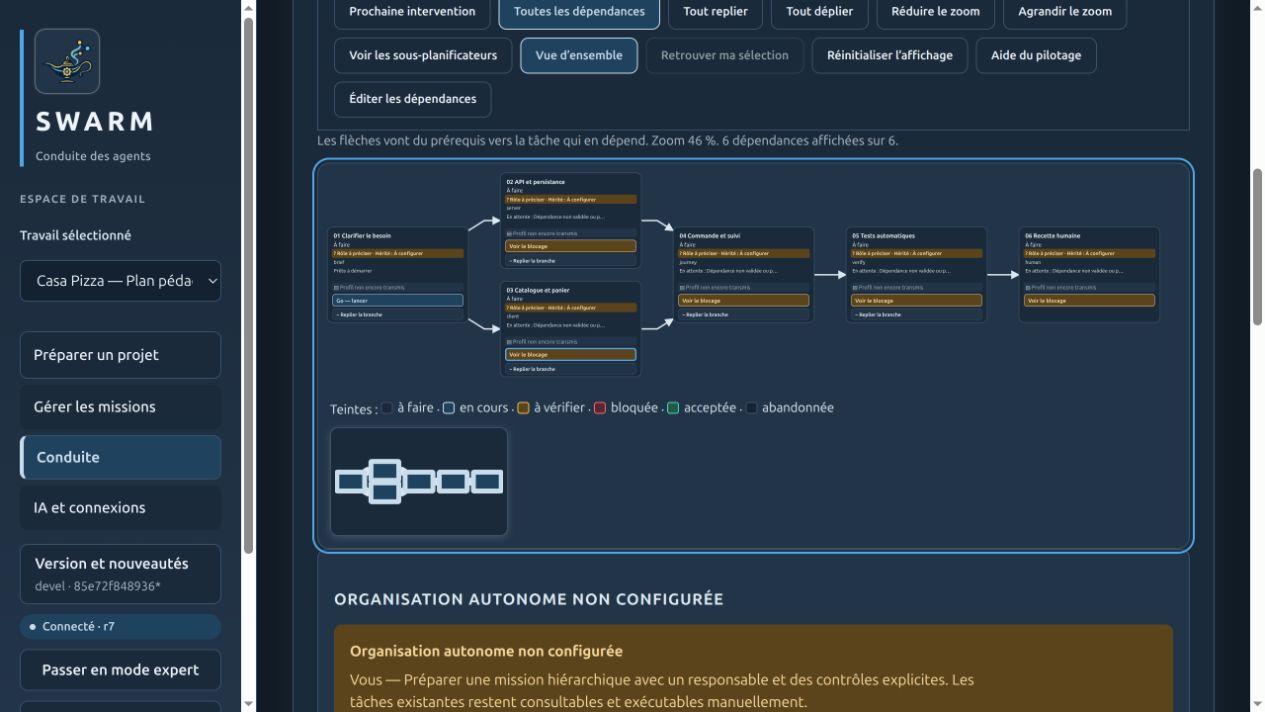
#> input picture docs/screenshots/graph-linkedin/frames/01-dependances.png, 1265 x 712 px, given in place of swarm-logo.png, which was not available
$ python build.py
#> lines starting #> are read from the running program, lines starting #| are printed output that depends on the picture; pictures that were not available may be replaced by others from this repository, and a replacement may not be noted
"""Reproducible LinkedIn edit from nine actual UI states. No simulated agents."""
from pathlib import Path
from PIL import Image,ImageDraw,ImageFont
import subprocess,json,textwrap
root=Path(__file__).resolve().parent
fontdir=Path('/usr/share/fonts/truetype/dejavu')
def font(n,b=False):return ImageFont.truetype(str(fontdir/('DejaVuSans-Bold.ttf' if b else 'DejaVuSans.ttf')),n)
scenes=[
('01-dependances',5,'VOIR LE PLAN','Six tâches.\nDes dépendances explicites.','Les flèches montrent les prérequis, pas une promesse de réussite.',(290,120,1240,590)),
('02-zoom',5,'EXPLORER','Zoomer pour lire\nchaque étape.','Une vue globale, puis le détail utile à la décision.',(290,120,1240,590)),
('04-branche',5,'RÉDUIRE LE BRUIT','Replier une branche.\nGarder les liens utiles.','Le repli réduit la vue ; il ne supprime aucune tâche.',(290,120,1240,590)),
('03-prerequis',5,'INSPECTER','Ouvrir la tâche\ndepuis le graphe.','Consulter le résultat attendu et les actions disponibles.',(785,0,1240,680)),
('05-impact',7,'COMPRENDRE','Pourquoi cette tâche\nne démarre pas ?','Deux prérequis restent non validés. Deux tâches sont en aval.',(785,0,1240,680)),
('06-criteres',5,'DÉFINIR LA PREUVE','Choisir ce qui doit\nêtre vérifié.','Le critère est explicite. La revue humaine reste une option.',(170,30,1090,680)),
('08-entrees',5,'LIER AU CANDIDAT','Déclarer les fichiers\net le programme.','Exemple préparé dans l’interface, non enregistré dans cette démo.',(190,135,1060,645)),
('07-controle',6,'BORNER LE CONTRÔLE','Arguments exacts.\nDélai explicite.','La politique décrit ce qui est autorisé avant toute exécution.',(190,125,1060,600)),
('09-conclusion',5,'SWARM','Des agents probabilistes.\nUn cadre de contrôle explicite.','Voir le plan, comprendre les blocages, définir les preuves.',(290,120,1240,590))]
(root/'renders').mkdir(exist_ok=True)
logo=Image.open(root.parents[2]/'web/swarm-logo.png').convert('RGBA');logo.thumbnail((90,90))
#> after `logo.thumbnail((90, 90))`:
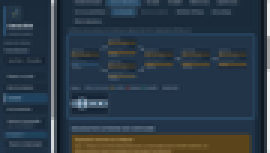
#> logo: PIL image 90x51 RGBA (shown 3 times larger); mean R, G, B, A 45.6, 58.7, 70.5, 255
concat=[];srt=[];offset=0
for n,(name,dur,title,lead,caption,crop) in enumerate(scenes,1):
 canvas=Image.new('RGB',(1920,1080),'#101c28');d=ImageDraw.Draw(canvas)
#> after `canvas = Image.new('RGB', (1920, 1080), '#101c28')`:
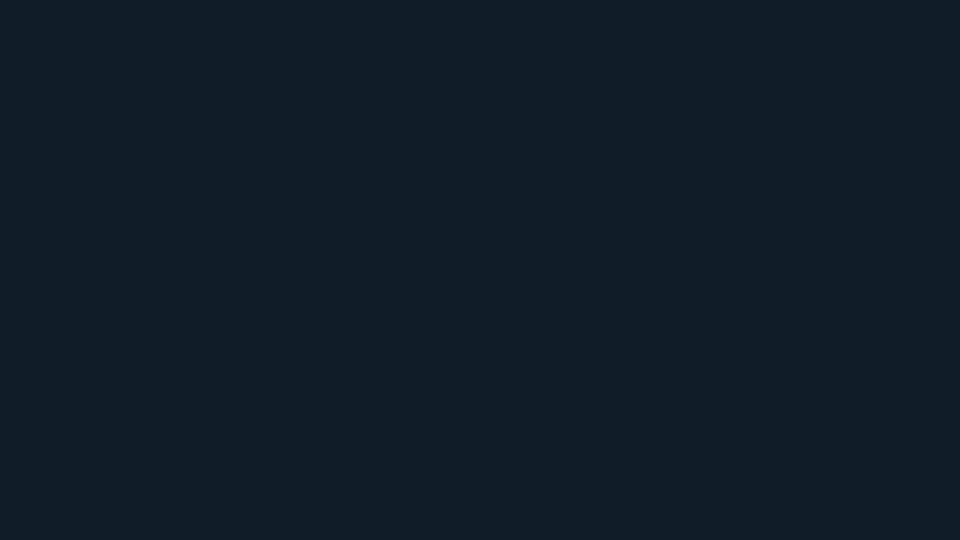
#> canvas: PIL image 1920x1080 RGB (shown at 1/2 size); mean R, G, B 16, 28, 40
 canvas.paste(logo,(36,24),logo);d.text((138,38),'SWARM',font=font(40,True),fill='#f7fafc')
 d.text((38,150),f'{n:02d} / {len(scenes):02d}',font=font(26),fill='#77bcb4')
 d.text((38,208),title,font=font(30,True),fill='#efc878')
 y=295
 for paragraph in lead.splitlines():
  for line in textwrap.wrap(paragraph,width=19):d.text((38,y),line,font=font(34,True),fill='#f7fafc');y+=48
#> after the loop, y = 439
 y+=44
#> y = 483
 for line in textwrap.wrap(caption,width=29):d.text((38,y),line,font=font(25),fill='#ccd6df');y+=38
#> this loop made 3 passes
#> y on passes 1 to 3: 521, 559, 597
#> after the loop, y = 597
 d.text((38,934),'DÉMONSTRATION DU COCKPIT',font=font(18,True),fill='#77bcb4')
 d.text((38,970),'Plan pédagogique • aucun agent lancé',font=font(16),fill='#ccd6df')
 im=Image.open(root/'frames'/f'{name}.png').convert('RGB').crop(crop)
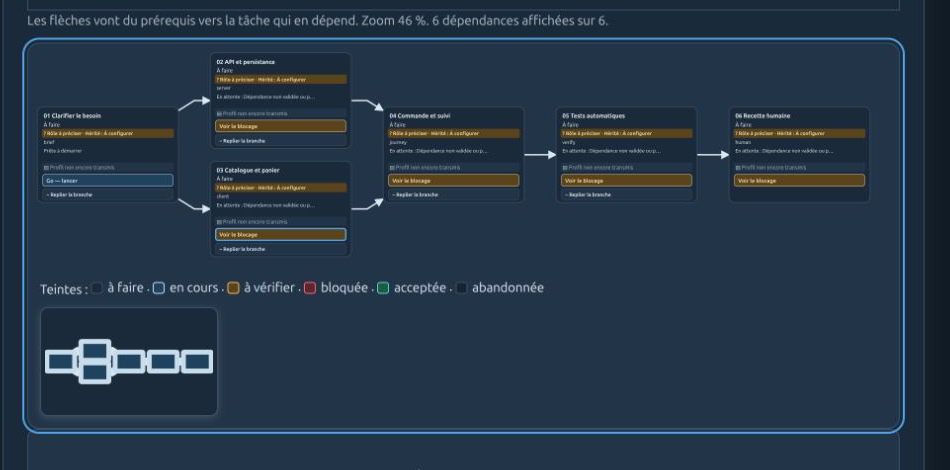
#> im: PIL image 950x470 RGB; mean R, G, B 37.9, 54.7, 71.8
 im.thumbnail((1380,940),Image.Resampling.LANCZOS)
 # Increase screenshot size while preserving geometry and text.
 scale=min(1380/im.width,940/im.height);im=im.resize((round(im.width*scale),round(im.height*scale)),Image.Resampling.LANCZOS)
#> after `scale = min(1380 / im.width, 940 / im.height)`: scale = 1.45
 x=510+(1380-im.width)//2;y=50+(940-im.height)//2;canvas.paste(im,(x,y))
#> after `x = 510 + (1380 - im.width) // 2`: x = 510
#> after `y = 50 + (940 - im.height) // 2`: y = 178
#> after `canvas.paste(im, (x, y))`:
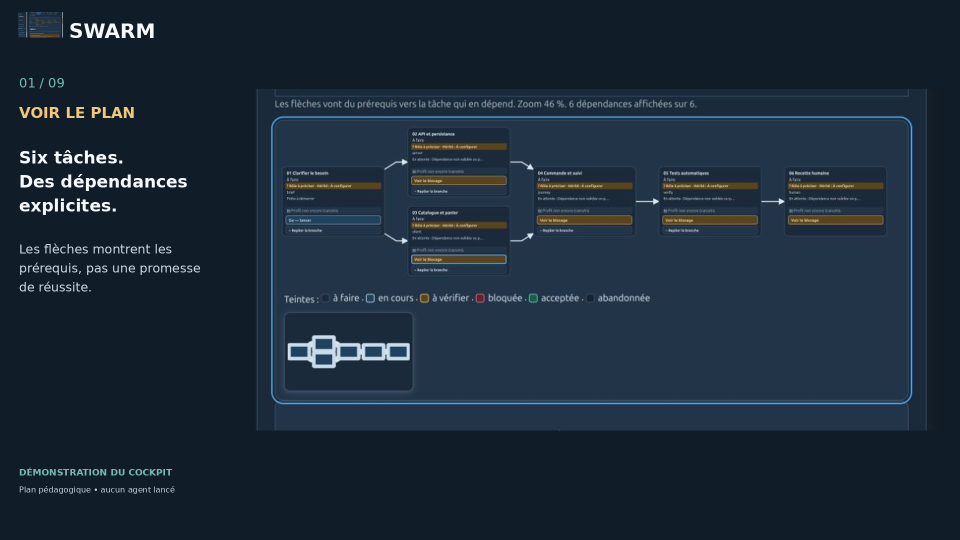
#> canvas: PIL image 1920x1080 RGB (shown at 1/2 size); mean R, G, B 28, 42.1, 56.3
 d.rectangle((510,1024,1890,1030),fill='#293c4e');d.rectangle((510,1024,510+int(1380*n/len(scenes)),1030),fill='#77bcb4')
 out=root/'renders'/f'{n:02d}.png';canvas.save(out)
 concat += [f"file '{out}'",f'duration {dur}']
 def stamp(t):return f'{t//3600:02}:{t//60%60:02}:{t%60:02},000'
 srt.append(f'{n}\n{stamp(offset)} --> {stamp(offset+dur)}\n{lead.replace(chr(10)," ")}\n{caption}\n');offset+=dur
#> pass 2 of the loop `for n,(name,dur,title,lead,caption,crop) in enumerate(scenes,1):`:
#> after the loop `for paragraph in lead.splitlines():`: y = 391
#> `y+=44`: y = 435
#> the loop `for line in textwrap.wrap(caption,width=29):d.text((38,y),line,font=fo..` made 2 passes
#> y on passes 1 to 2: 473, 511
#> after the loop `for line in textwrap.wrap(caption,width=29):d.text((38,y),line,font=fo..`: y = 511
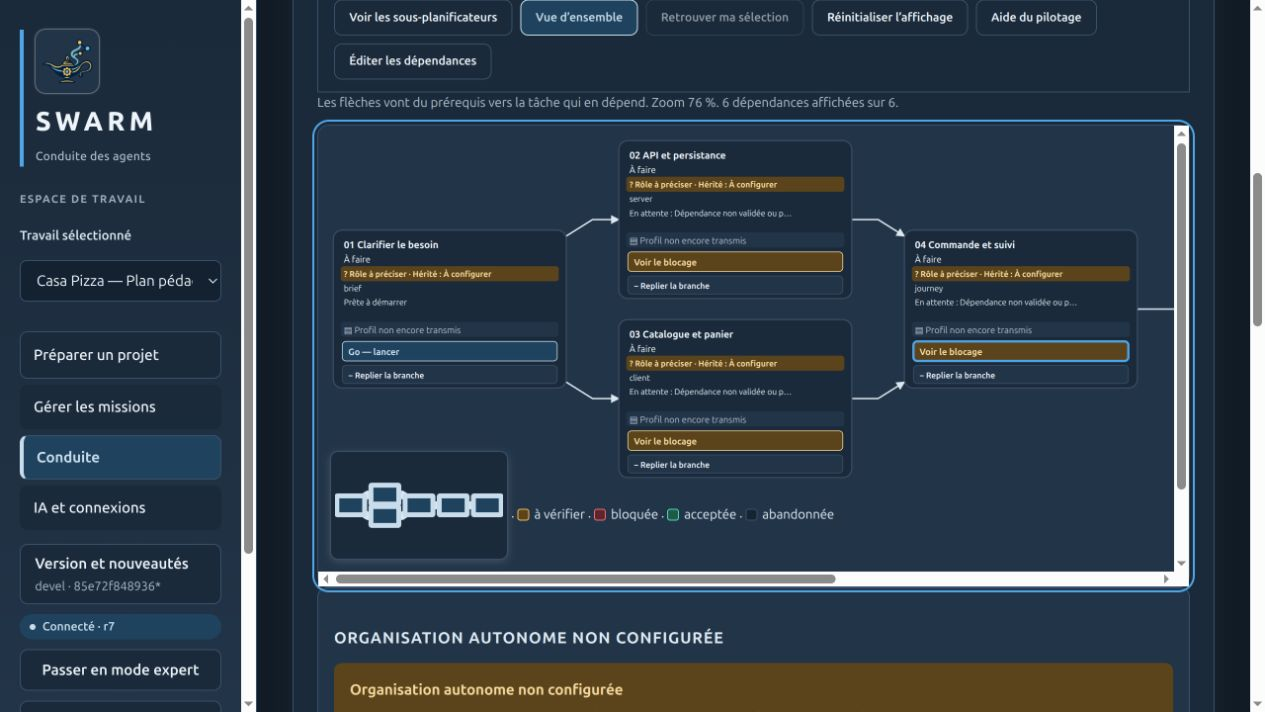
#> input picture docs/screenshots/graph-linkedin/frames/02-zoom.png, 1265 x 712 px
#> `im=Image.open(root/'frames'/f'{name}.png').convert('RGB').crop(crop)`:
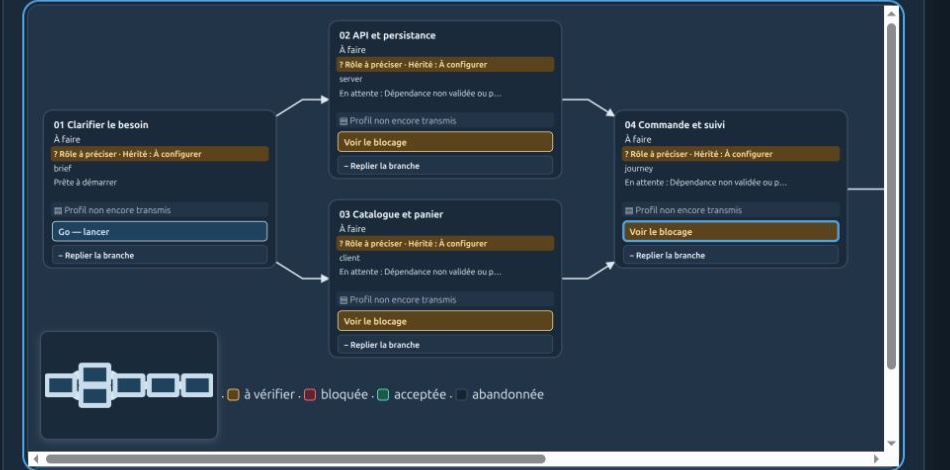
#> im: PIL image 950x470 RGB; mean R, G, B 47.4, 62.3, 77.1
#> `canvas.paste(im, (x, y))`:
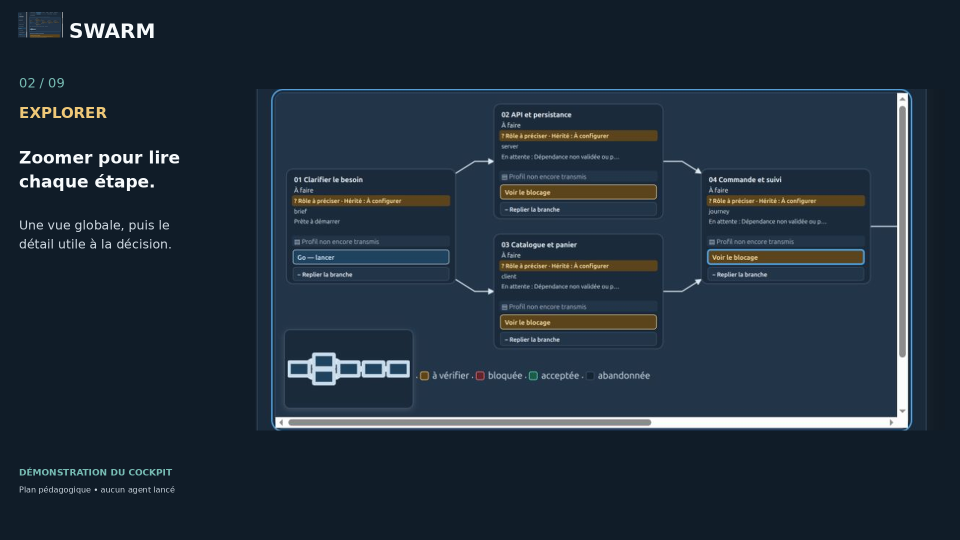
#> canvas: PIL image 1920x1080 RGB (shown at 1/2 size); mean R, G, B 32, 45.3, 58.4
#> pass 3 of the loop `for n,(name,dur,title,lead,caption,crop) in enumerate(scenes,1):`:
#> after the loop `for paragraph in lead.splitlines():`: y = 487
#> `y+=44`: y = 531
#> the loop `for line in textwrap.wrap(caption,width=29):d.text((38,y),line,font=fo..` made 2 passes
#> y on passes 1 to 2: 569, 607
#> after the loop `for line in textwrap.wrap(caption,width=29):d.text((38,y),line,font=fo..`: y = 607
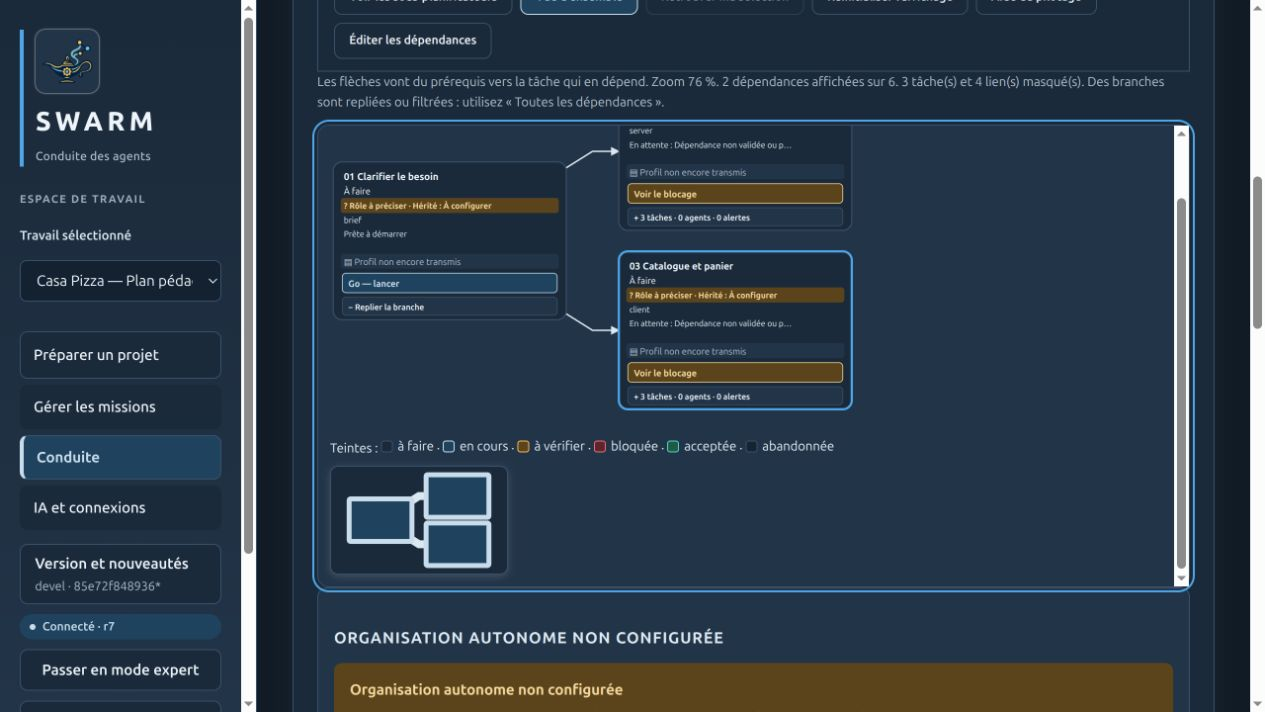
#> input picture docs/screenshots/graph-linkedin/frames/04-branche.png, 1265 x 712 px
#> `im=Image.open(root/'frames'/f'{name}.png').convert('RGB').crop(crop)`:
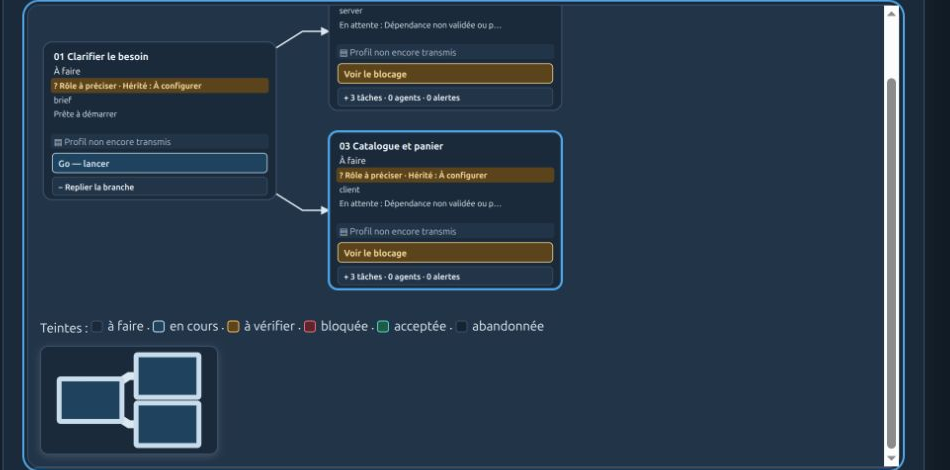
#> im: PIL image 950x470 RGB; mean R, G, B 40.9, 57.8, 74.9
#> `out = root / 'renders' / f'{n:02d}.png'`:
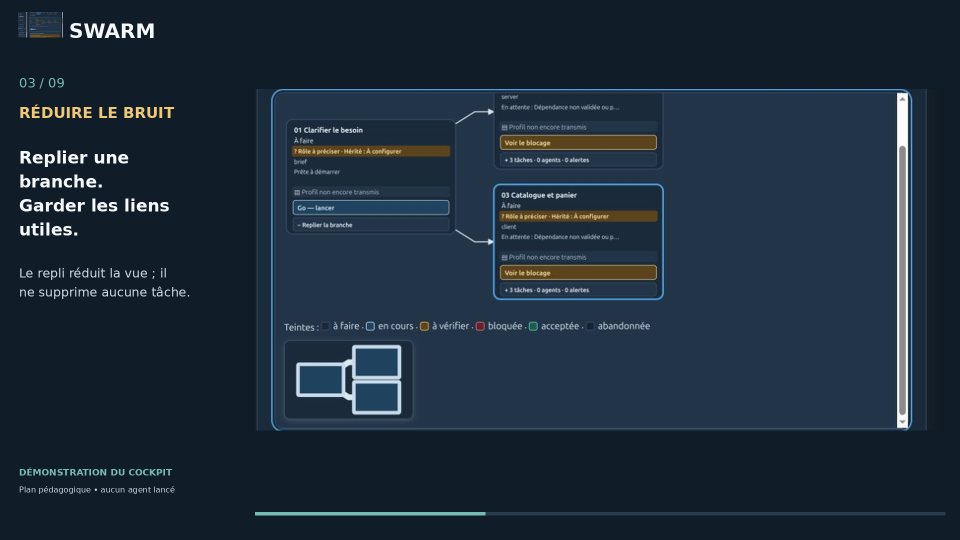
#> saved as 03.png: PIL image 1920x1080 RGB (shown at 1/2 size); mean R, G, B 29.7, 43.9, 58
#> (the run stopped early here; a loop or call above may not have finished)
